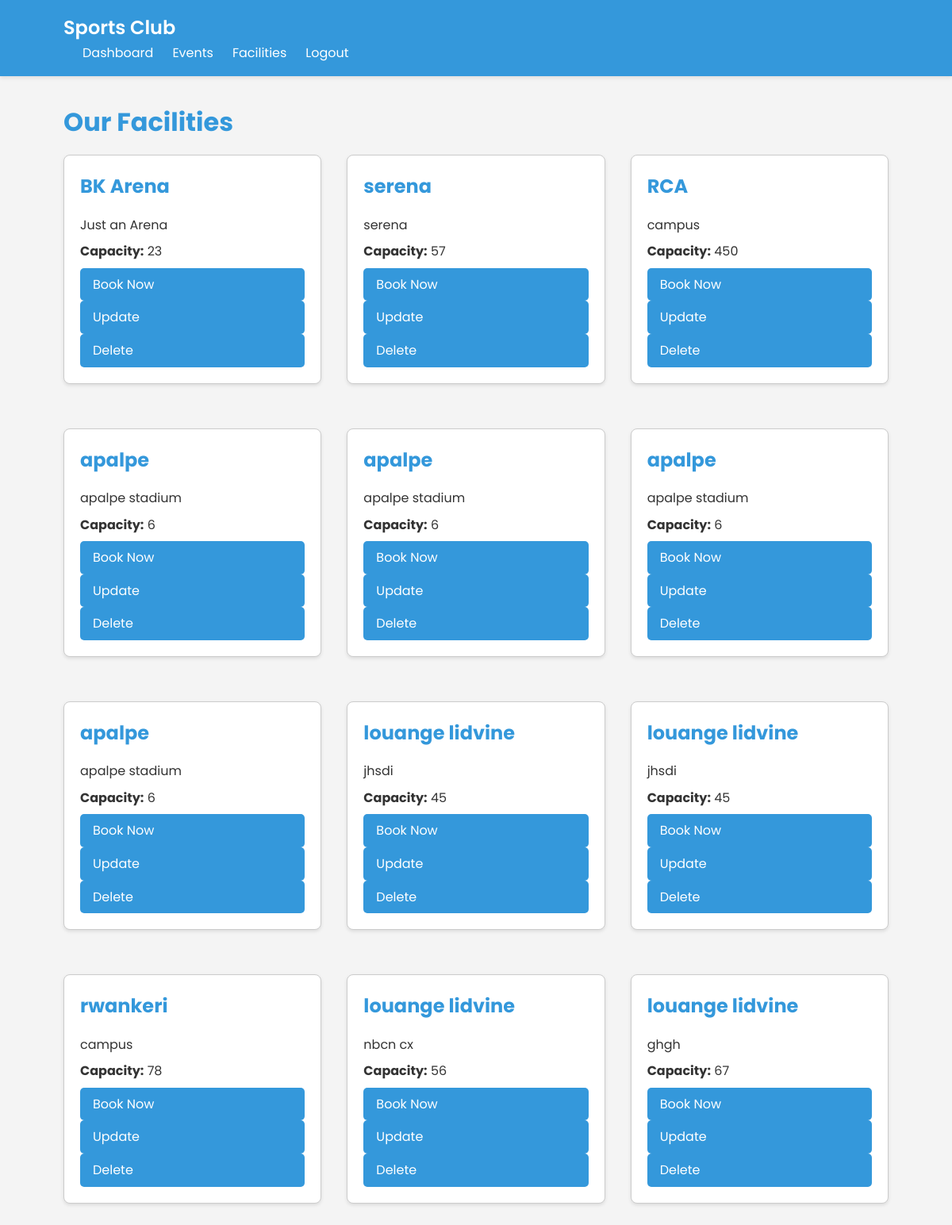
/facilities/ (signed in), run on the app's committed database.
### facilities/models.py (models this page shows, shortened)
class Facility(models.Model):
    name = models.CharField(max_length=100)
    description = models.TextField()
    capacity = models.IntegerField()

### facilities/views.py (the view)
# urls.py: path('', facility_list, name='facility_list'),
def facility_list(request):
    facilities = Facility.objects.all()
    return render(request, 'facilities/facility_list.html', {'facilities': facilities})

### templates/facilities/facility_list.html (shortened to what this page needs)
{% extends 'base.html' %}
{% block content %}
<h1>Our Facilities</h1>
<div class="facility-grid">
    {% for facility in facilities %}
    <div class="card facility-card">
        <h2>{{ facility.name }}</h2>
        <p>{{ facility.description|truncatewords:20 }}</p>
        <p><strong>Capacity:</strong> {{ facility.capacity }}</p>
       <a href="{% url 'facility_booking' facility.id %}" class="btn btn-primary">Book Now</a>
        <a href="{% url 'update_facility' facility.id %}" class="btn btn-warning">Update</a>
    <a href="{% url 'delete_facility' facility.id %}" class="btn btn-danger">Delete</a>
    </div>
    {% empty %}
    <p>No facilities available.</p>
    {% endfor %}
</div>
{% endblock %}

### templates/base.html (shortened to what this page needs)
<!DOCTYPE html>
<html lang="en">
        <link rel="stylesheet" href="/static/css/styles.css" />
</head>
<body>
    {% if user.is_authenticated %}
    <header>
        <nav class="navbar">
            <div class="container">
                <a href="{% url 'home' %}" class="logo">Sports Club</a>
                <ul class="nav-links">
                    <li><a href="{% url 'dashboard' %}">Dashboard</a></li>
                    <li><a href="{% url 'event_list' %}">Events</a></li>
                    <li><a href="{% url 'facility_list' %}">Facilities</a></li>
                    <li><a href="{% url 'logout' %}">Logout</a></li>
                </ul>
            </div>
        </nav>
    </header>
    <main>
        <div class="container">
            {% block content %} {% endblock %}
        </div>
    </main>
    {% else %}
    <main>
        <div class="container">
            <p>Please <a href="{% url 'login' %}">log in</a> or <a href="{% url 'register' %}">register</a> to access the dashboard.</p>
        </div>
    </main>
    {% endif %}
</body>
</html>

### static/css/styles.css (style rules this page uses)
:root { --primary-color: #3498db; --secondary-color: #2ecc71; --background-color: #f4f4f4; --text-color: #333; --accent-color: #e74c3c; --font-family: 'Poppins', sans-serif; --max-width: 1200px; --container-padding: 20px; }
* { margin: 0; padding: 0; box-sizing: border-box; }
body { font-family: var(--font-family); line-height: 1.6; color: var(--text-color); background-color: var(--background-color); }
.container { width: 90%; max-width: var(--max-width); margin: 0 auto; padding: 0 var(--container-padding); }
header { background-color: var(--primary-color); box-shadow: 0 2px 5px rgba(0, 0, 0, 0.1); }
.navbar { display: flex; justify-content: space-between; align-items: center; padding: 1rem 0; }
.logo { color: white; font-size: 1.5rem; font-weight: 600; text-decoration: none; transition: color 0.3s ease; }
.nav-links { display: flex; list-style: none; }
.nav-links li { margin-left: 1.5rem; }
.nav-links a { color: white; text-decoration: none; font-weight: 400; transition: color 0.3s ease; }
main { padding: 2rem 0; }
h1, h2, h3 { margin-bottom: 1rem; color: var(--primary-color); }
.card { background-color: white; border-radius: 8px; box-shadow: 0 4px 6px rgba(0, 0, 0, 0.1); padding: 1.5rem; margin-bottom: 1.5rem; transition: transform 0.3s ease; }
.btn { display: inline-block; padding: 0.5rem 1rem; background-color: var(--primary-color); color: white; text-decoration: none; border-radius: 5px; transition: background-color 0.3s ease; border: none; cursor: pointer; font-size: 1rem; }
.event-grid, .facility-grid { display: grid; grid-template-columns: repeat(auto-fit, minmax(300px, 1fr)); gap: 2rem; }
.event-card, .facility-card { display: flex; flex-direction: column; justify-content: space-between; }
.event-card p, .facility-card p { margin-bottom: 0.5rem; }
.card { padding: 20px; border: 1px solid #ccc; border-radius: 8px; box-shadow: 0 2px 4px rgba(0, 0, 0, 0.1); }

### data on the page
Facility: name "BK Arena", description "Just an Arena", capacity "23"
Facility: name "serena", description "serena", capacity "57"
Facility: name "RCA", description "campus", capacity "450"
Facility: name "apalpe", description "apalpe stadium", capacity "6"
Facility: name "apalpe", description "apalpe stadium", capacity "6"
Facility: name "apalpe", description "apalpe stadium", capacity "6"
Facility: name "apalpe", description "apalpe stadium", capacity "6"
Facility: name "louange lidvine", description "jhsdi", capacity "45"
Facility: name "louange lidvine", description "jhsdi", capacity "45"
Facility: name "rwankeri", description "campus", capacity "78"
Facility: name "louange lidvine", description "nbcn cx", capacity "56"
Facility: name "louange lidvine", description "ghgh", capacity "67"
